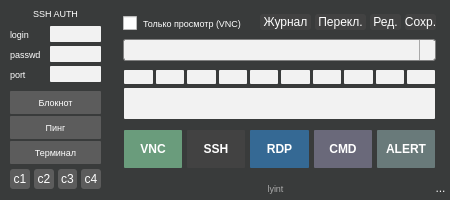
<?xml version="1.0" encoding="UTF-8"?>
<ui version="4.0">
 <class>MainWindow</class>
 <widget class="QMainWindow" name="MainWindow">
  <property name="enabled">
   <bool>true</bool>
  </property>
  <property name="geometry">
   <rect>
    <x>0</x>
    <y>0</y>
    <width>450</width>
    <height>200</height>
   </rect>
  </property>
  <property name="minimumSize">
   <size>
    <width>450</width>
    <height>200</height>
   </size>
  </property>
  <property name="maximumSize">
   <size>
    <width>450</width>
    <height>200</height>
   </size>
  </property>
  <property name="windowTitle">
   <string>Remotron</string>
  </property>
  <property name="styleSheet">
   <string notr="true">.QMainWindow {
   background-color: #393b3b;
   background-image: url(:/remotron/bg.jpg);
}

QToolTip { 
    background-color: #303030; 
    color: white; 
}</string>
  </property>
  <widget class="QWidget" name="centralwidget">
   <widget class="QFrame" name="frame">
    <property name="geometry">
     <rect>
      <x>110</x>
      <y>-2</y>
      <width>391</width>
      <height>231</height>
     </rect>
    </property>
    <property name="styleSheet">
     <string notr="true">* {border-radius: 1px;}
</string>
    </property>
    <property name="frameShape">
     <enum>QFrame::StyledPanel</enum>
    </property>
    <property name="frameShadow">
     <enum>QFrame::Raised</enum>
    </property>
    <widget class="QComboBox" name="comboBoxAdresses">
     <property name="geometry">
      <rect>
       <x>13</x>
       <y>41</y>
       <width>313</width>
       <height>22</height>
      </rect>
     </property>
     <property name="minimumSize">
      <size>
       <width>101</width>
       <height>0</height>
      </size>
     </property>
     <property name="cursor">
      <cursorShape>PointingHandCursor</cursorShape>
     </property>
     <property name="toolTip">
      <string>Сохраненные адреса</string>
     </property>
     <property name="styleSheet">
      <string notr="true">QComboBox {
    border: 1px solid gray;
    border-radius: 3px;
    padding: 1px 18px 1px 3px;
    min-width: 6em;
}

QComboBox:editable {
    background: #f2f2f2;
}

QComboBox:!editable, QComboBox::drop-down:editable {
    background-color: #f2f2f2;
	text-align: center;
	color: #000000;
}

QComboBox:!editable:on, QComboBox::drop-down:editable:on {
    background-color: #f2f2f2;
	color: #000000;
}

QComboBox:on { 
    padding-top: 3px;
    padding-left: 4px;
}

QComboBox::drop-down {
    subcontrol-origin: padding;
    subcontrol-position: top right;
    width: 15px;

    border-left-width: 1px;
    border-left-color: darkgray;
    border-left-style: solid;
    border-top-right-radius: 3px;
    border-bottom-right-radius: 3px;
}

QComboBox::down-arrow:on { 
    top: 1px;
    left: 1px;
}</string>
     </property>
     <property name="editable">
      <bool>false</bool>
     </property>
     <property name="currentText">
      <string/>
     </property>
     <property name="iconSize">
      <size>
       <width>16</width>
       <height>16</height>
      </size>
     </property>
    </widget>
    <widget class="QLineEdit" name="directInputLine">
     <property name="geometry">
      <rect>
       <x>14</x>
       <y>90</y>
       <width>311</width>
       <height>31</height>
      </rect>
     </property>
     <property name="font">
      <font>
       <family>Arial</family>
       <pointsize>14</pointsize>
       <weight>50</weight>
       <bold>false</bold>
      </font>
     </property>
     <property name="toolTip">
      <string>Введите ip адрес</string>
     </property>
     <property name="styleSheet">
      <string notr="true">*{background-color: #f2f2f2;}

QToolTip { 
    background-color: #303030; 
    color: white; 
}</string>
     </property>
     <property name="alignment">
      <set>Qt::AlignCenter</set>
     </property>
    </widget>
    <widget class="QWidget" name="horizontalLayoutWidget">
     <property name="geometry">
      <rect>
       <x>14</x>
       <y>132</y>
       <width>311</width>
       <height>41</height>
      </rect>
     </property>
     <layout class="QHBoxLayout" name="bottomButtonsLayout" stretch="0,0,0,0,0">
      <property name="spacing">
       <number>5</number>
      </property>
      <property name="sizeConstraint">
       <enum>QLayout::SetDefaultConstraint</enum>
      </property>
      <property name="bottomMargin">
       <number>3</number>
      </property>
      <item>
       <widget class="QPushButton" name="vncButton">
        <property name="minimumSize">
         <size>
          <width>0</width>
          <height>24</height>
         </size>
        </property>
        <property name="maximumSize">
         <size>
          <width>200</width>
          <height>123</height>
         </size>
        </property>
        <property name="baseSize">
         <size>
          <width>0</width>
          <height>0</height>
         </size>
        </property>
        <property name="font">
         <font>
          <weight>75</weight>
          <bold>true</bold>
         </font>
        </property>
        <property name="cursor">
         <cursorShape>PointingHandCursor</cursorShape>
        </property>
        <property name="styleSheet">
         <string notr="true">*{background-color: #6a9c7c; color: white; font-weight: 600;}
:pressed{background-color: none;}
:hover{color: #dedede;}</string>
        </property>
        <property name="text">
         <string>VNC</string>
        </property>
       </widget>
      </item>
      <item>
       <widget class="QPushButton" name="sshButton">
        <property name="minimumSize">
         <size>
          <width>0</width>
          <height>24</height>
         </size>
        </property>
        <property name="maximumSize">
         <size>
          <width>200</width>
          <height>123</height>
         </size>
        </property>
        <property name="font">
         <font>
          <weight>75</weight>
          <bold>true</bold>
         </font>
        </property>
        <property name="cursor">
         <cursorShape>PointingHandCursor</cursorShape>
        </property>
        <property name="styleSheet">
         <string notr="true">*{background-color: #424242; color: white; font-weight: 600;}
:pressed{background-color: none;}
:hover{color: #dedede;}</string>
        </property>
        <property name="text">
         <string>SSH</string>
        </property>
       </widget>
      </item>
      <item>
       <widget class="QPushButton" name="rdpButton">
        <property name="minimumSize">
         <size>
          <width>0</width>
          <height>24</height>
         </size>
        </property>
        <property name="maximumSize">
         <size>
          <width>200</width>
          <height>123</height>
         </size>
        </property>
        <property name="font">
         <font>
          <weight>75</weight>
          <bold>true</bold>
         </font>
        </property>
        <property name="cursor">
         <cursorShape>PointingHandCursor</cursorShape>
        </property>
        <property name="styleSheet">
         <string notr="true">*{background-color:#356994; color:white; font-weight: 600;}
:pressed{background-color: none;}
:hover{color: #dedede;}</string>
        </property>
        <property name="text">
         <string>RDP</string>
        </property>
       </widget>
      </item>
      <item>
       <widget class="QPushButton" name="customCommandButton">
        <property name="minimumSize">
         <size>
          <width>0</width>
          <height>24</height>
         </size>
        </property>
        <property name="maximumSize">
         <size>
          <width>200</width>
          <height>123</height>
         </size>
        </property>
        <property name="font">
         <font>
          <weight>75</weight>
          <bold>true</bold>
         </font>
        </property>
        <property name="cursor">
         <cursorShape>PointingHandCursor</cursorShape>
        </property>
        <property name="styleSheet">
         <string notr="true">*{background-color:#6a697a; color:white; font-weight: 600;}
:pressed{background-color: none;}
:hover{color: #dedede;}</string>
        </property>
        <property name="text">
         <string>CMD</string>
        </property>
       </widget>
      </item>
      <item>
       <widget class="QPushButton" name="adminAlertButton">
        <property name="minimumSize">
         <size>
          <width>0</width>
          <height>24</height>
         </size>
        </property>
        <property name="maximumSize">
         <size>
          <width>200</width>
          <height>123</height>
         </size>
        </property>
        <property name="font">
         <font>
          <weight>75</weight>
          <bold>true</bold>
         </font>
        </property>
        <property name="cursor">
         <cursorShape>PointingHandCursor</cursorShape>
        </property>
        <property name="styleSheet">
         <string notr="true">*{background-color:#697a7a; color:white; font-weight: 600;}
:pressed{background-color: none;}
:hover{color: #dedede;}</string>
        </property>
        <property name="text">
         <string>ALERT</string>
        </property>
       </widget>
      </item>
     </layout>
    </widget>
    <widget class="QWidget" name="horizontalLayoutWidget_3">
     <property name="geometry">
      <rect>
       <x>14</x>
       <y>69</y>
       <width>311</width>
       <height>20</height>
      </rect>
     </property>
     <property name="font">
      <font>
       <family>Arial</family>
      </font>
     </property>
     <property name="styleSheet">
      <string/>
     </property>
     <layout class="QHBoxLayout" name="quickSubnetChangeLayout">
      <property name="spacing">
       <number>3</number>
      </property>
      <property name="leftMargin">
       <number>0</number>
      </property>
      <property name="rightMargin">
       <number>0</number>
      </property>
      <item>
       <widget class="QPushButton" name="quickSubnetChange1">
        <property name="maximumSize">
         <size>
          <width>29</width>
          <height>14</height>
         </size>
        </property>
        <property name="font">
         <font>
          <family>Arial</family>
         </font>
        </property>
        <property name="styleSheet">
         <string notr="true">background-color: #f2f2f2;</string>
        </property>
        <property name="text">
         <string/>
        </property>
       </widget>
      </item>
      <item>
       <widget class="QPushButton" name="quickSubnetChange2">
        <property name="maximumSize">
         <size>
          <width>30</width>
          <height>14</height>
         </size>
        </property>
        <property name="font">
         <font>
          <family>Arial</family>
         </font>
        </property>
        <property name="styleSheet">
         <string notr="true">background-color: #f2f2f2;</string>
        </property>
        <property name="text">
         <string/>
        </property>
       </widget>
      </item>
      <item>
       <widget class="QPushButton" name="quickSubnetChange3">
        <property name="maximumSize">
         <size>
          <width>29</width>
          <height>14</height>
         </size>
        </property>
        <property name="font">
         <font>
          <family>Arial</family>
         </font>
        </property>
        <property name="styleSheet">
         <string notr="true">background-color: #f2f2f2;</string>
        </property>
        <property name="text">
         <string/>
        </property>
       </widget>
      </item>
      <item>
       <widget class="QPushButton" name="quickSubnetChange4">
        <property name="maximumSize">
         <size>
          <width>29</width>
          <height>14</height>
         </size>
        </property>
        <property name="font">
         <font>
          <family>Arial</family>
         </font>
        </property>
        <property name="styleSheet">
         <string notr="true">background-color: #f2f2f2;</string>
        </property>
        <property name="text">
         <string/>
        </property>
       </widget>
      </item>
      <item>
       <widget class="QPushButton" name="quickSubnetChange5">
        <property name="maximumSize">
         <size>
          <width>29</width>
          <height>14</height>
         </size>
        </property>
        <property name="font">
         <font>
          <family>Arial</family>
         </font>
        </property>
        <property name="styleSheet">
         <string notr="true">background-color: #f2f2f2;</string>
        </property>
        <property name="text">
         <string/>
        </property>
       </widget>
      </item>
      <item>
       <widget class="QPushButton" name="quickSubnetChange6">
        <property name="maximumSize">
         <size>
          <width>30</width>
          <height>14</height>
         </size>
        </property>
        <property name="font">
         <font>
          <family>Arial</family>
         </font>
        </property>
        <property name="styleSheet">
         <string notr="true">background-color: #f2f2f2;</string>
        </property>
        <property name="text">
         <string/>
        </property>
       </widget>
      </item>
      <item alignment="Qt::AlignVCenter">
       <widget class="QPushButton" name="quickSubnetChange7">
        <property name="maximumSize">
         <size>
          <width>29</width>
          <height>14</height>
         </size>
        </property>
        <property name="font">
         <font>
          <family>Arial</family>
         </font>
        </property>
        <property name="styleSheet">
         <string notr="true">background-color: #f2f2f2;</string>
        </property>
        <property name="text">
         <string/>
        </property>
       </widget>
      </item>
      <item>
       <widget class="QPushButton" name="quickSubnetChange8">
        <property name="maximumSize">
         <size>
          <width>29</width>
          <height>14</height>
         </size>
        </property>
        <property name="font">
         <font>
          <family>Arial</family>
         </font>
        </property>
        <property name="styleSheet">
         <string notr="true">background-color: #f2f2f2;</string>
        </property>
        <property name="text">
         <string/>
        </property>
       </widget>
      </item>
      <item>
       <widget class="QPushButton" name="quickSubnetChange9">
        <property name="maximumSize">
         <size>
          <width>29</width>
          <height>14</height>
         </size>
        </property>
        <property name="font">
         <font>
          <family>Arial</family>
         </font>
        </property>
        <property name="styleSheet">
         <string notr="true">background-color: #f2f2f2;</string>
        </property>
        <property name="text">
         <string/>
        </property>
       </widget>
      </item>
      <item>
       <widget class="QPushButton" name="quickSubnetChange10">
        <property name="maximumSize">
         <size>
          <width>29</width>
          <height>14</height>
         </size>
        </property>
        <property name="font">
         <font>
          <family>Arial</family>
         </font>
        </property>
        <property name="styleSheet">
         <string notr="true">background-color: #f2f2f2;</string>
        </property>
        <property name="text">
         <string/>
        </property>
       </widget>
      </item>
     </layout>
    </widget>
    <widget class="QCheckBox" name="checkboxViewOnly">
     <property name="geometry">
      <rect>
       <x>8</x>
       <y>17</y>
       <width>131</width>
       <height>16</height>
      </rect>
     </property>
     <property name="font">
      <font>
       <family>Arial</family>
       <pointsize>7</pointsize>
       <weight>50</weight>
       <bold>false</bold>
      </font>
     </property>
     <property name="styleSheet">
      <string notr="true">padding-left: 5px;
color: white;</string>
     </property>
     <property name="text">
      <string>Только просмотр (VNC)</string>
     </property>
    </widget>
    <widget class="QPushButton" name="editAdressesButton">
     <property name="geometry">
      <rect>
       <x>260</x>
       <y>16</y>
       <width>31</width>
       <height>16</height>
      </rect>
     </property>
     <property name="maximumSize">
      <size>
       <width>91</width>
       <height>23</height>
      </size>
     </property>
     <property name="font">
      <font>
       <family>Arial</family>
      </font>
     </property>
     <property name="cursor">
      <cursorShape>PointingHandCursor</cursorShape>
     </property>
     <property name="styleSheet">
      <string notr="true">*{
background-color: #424242;
border-radius: 3px;
color: white;
}
:pressed{background-color: none;}
:hover{color: #dedede;}</string>
     </property>
     <property name="text">
      <string>Ред.</string>
     </property>
    </widget>
    <widget class="QPushButton" name="bottomInfoButton">
     <property name="geometry">
      <rect>
       <x>10</x>
       <y>180</y>
       <width>311</width>
       <height>21</height>
      </rect>
     </property>
     <property name="font">
      <font>
       <family>Arial</family>
       <pointsize>7</pointsize>
       <weight>50</weight>
       <bold>false</bold>
      </font>
     </property>
     <property name="cursor">
      <cursorShape>PointingHandCursor</cursorShape>
     </property>
     <property name="styleSheet">
      <string notr="true">color: darkgray;</string>
     </property>
     <property name="text">
      <string>lyint</string>
     </property>
    </widget>
    <widget class="QToolButton" name="settingsButton">
     <property name="geometry">
      <rect>
       <x>320</x>
       <y>180</y>
       <width>21</width>
       <height>20</height>
      </rect>
     </property>
     <property name="font">
      <font>
       <family>Arial</family>
      </font>
     </property>
     <property name="cursor">
      <cursorShape>PointingHandCursor</cursorShape>
     </property>
     <property name="toolTip">
      <string>Изменить конфиг</string>
     </property>
     <property name="styleSheet">
      <string notr="true">color: #f2f2f2;</string>
     </property>
     <property name="text">
      <string>...</string>
     </property>
    </widget>
    <widget class="QPushButton" name="switchDatabaseButton">
     <property name="enabled">
      <bool>true</bool>
     </property>
     <property name="geometry">
      <rect>
       <x>205</x>
       <y>16</y>
       <width>51</width>
       <height>16</height>
      </rect>
     </property>
     <property name="maximumSize">
      <size>
       <width>51</width>
       <height>23</height>
      </size>
     </property>
     <property name="font">
      <font>
       <family>Arial</family>
      </font>
     </property>
     <property name="cursor">
      <cursorShape>PointingHandCursor</cursorShape>
     </property>
     <property name="styleSheet">
      <string notr="true">*{
background-color: #424242;
border-radius: 3px;
color: white;
}
:pressed{background-color: none;}
:hover{color: #dedede;}</string>
     </property>
     <property name="text">
      <string>Перекл.</string>
     </property>
    </widget>
    <widget class="QPushButton" name="recentButton">
     <property name="enabled">
      <bool>true</bool>
     </property>
     <property name="geometry">
      <rect>
       <x>150</x>
       <y>16</y>
       <width>51</width>
       <height>16</height>
      </rect>
     </property>
     <property name="maximumSize">
      <size>
       <width>51</width>
       <height>23</height>
      </size>
     </property>
     <property name="font">
      <font>
       <family>Arial</family>
       <weight>50</weight>
       <bold>false</bold>
       <strikeout>false</strikeout>
      </font>
     </property>
     <property name="cursor">
      <cursorShape>PointingHandCursor</cursorShape>
     </property>
     <property name="styleSheet">
      <string notr="true">*{
background-color: #424242;
border-radius: 3px;
color: white;
}
:pressed{background-color: none;}
:hover{color: #dedede;}</string>
     </property>
     <property name="text">
      <string>Журнал</string>
     </property>
    </widget>
    <widget class="QPushButton" name="saveAdressesButton">
     <property name="geometry">
      <rect>
       <x>295</x>
       <y>16</y>
       <width>31</width>
       <height>16</height>
      </rect>
     </property>
     <property name="maximumSize">
      <size>
       <width>95</width>
       <height>23</height>
      </size>
     </property>
     <property name="font">
      <font>
       <family>Arial</family>
      </font>
     </property>
     <property name="cursor">
      <cursorShape>PointingHandCursor</cursorShape>
     </property>
     <property name="styleSheet">
      <string notr="true">*{
background-color: #424242;
border-radius: 3px;
color: white;
}
:pressed{background-color: none;}
:hover{color: #dedede;}</string>
     </property>
     <property name="text">
      <string>Сохр.</string>
     </property>
    </widget>
   </widget>
   <widget class="QWidget" name="verticalLayoutWidget">
    <property name="geometry">
     <rect>
      <x>0</x>
      <y>90</y>
      <width>111</width>
      <height>101</height>
     </rect>
    </property>
    <layout class="QVBoxLayout" name="hotToolsLayout">
     <property name="spacing">
      <number>1</number>
     </property>
     <property name="sizeConstraint">
      <enum>QLayout::SetMinimumSize</enum>
     </property>
     <property name="leftMargin">
      <number>10</number>
     </property>
     <property name="rightMargin">
      <number>10</number>
     </property>
     <item>
      <widget class="QPushButton" name="notepadButton">
       <property name="maximumSize">
        <size>
         <width>100</width>
         <height>23</height>
        </size>
       </property>
       <property name="font">
        <font>
         <family>Arial</family>
         <pointsize>7</pointsize>
        </font>
       </property>
       <property name="cursor">
        <cursorShape>PointingHandCursor</cursorShape>
       </property>
       <property name="styleSheet">
        <string notr="true">*{background-color: #5c5c5c; border-radius: 1px;padding: 5px; color: white;}
:pressed{background-color: none;}
:hover{color: #dedede;}</string>
       </property>
       <property name="text">
        <string>Блокнот</string>
       </property>
      </widget>
     </item>
     <item>
      <widget class="QPushButton" name="pingButton">
       <property name="maximumSize">
        <size>
         <width>100</width>
         <height>23</height>
        </size>
       </property>
       <property name="font">
        <font>
         <family>Arial</family>
         <pointsize>7</pointsize>
        </font>
       </property>
       <property name="cursor">
        <cursorShape>PointingHandCursor</cursorShape>
       </property>
       <property name="styleSheet">
        <string notr="true">*{background-color: #5c5c5c; border-radius: 1px;padding: 5px; color: white;}
:pressed{background-color: none;}
:hover{color: #dedede;}</string>
       </property>
       <property name="text">
        <string>Пинг</string>
       </property>
      </widget>
     </item>
     <item>
      <widget class="QPushButton" name="terminalButton">
       <property name="maximumSize">
        <size>
         <width>100</width>
         <height>23</height>
        </size>
       </property>
       <property name="font">
        <font>
         <family>Arial</family>
         <pointsize>7</pointsize>
        </font>
       </property>
       <property name="cursor">
        <cursorShape>PointingHandCursor</cursorShape>
       </property>
       <property name="styleSheet">
        <string notr="true">*{background-color: #5c5c5c; border-radius: 1px;padding: 5px; color: white;}
:pressed{background-color: none;}
:hover{color: #dedede;}</string>
       </property>
       <property name="text">
        <string>Терминал</string>
       </property>
      </widget>
     </item>
     <item>
      <layout class="QHBoxLayout" name="horizontalLayout">
       <property name="spacing">
        <number>4</number>
       </property>
       <property name="topMargin">
        <number>3</number>
       </property>
       <item>
        <widget class="QPushButton" name="customUserCommand1">
         <property name="maximumSize">
          <size>
           <width>95</width>
           <height>20</height>
          </size>
         </property>
         <property name="font">
          <font>
           <family>Arial</family>
          </font>
         </property>
         <property name="cursor">
          <cursorShape>PointingHandCursor</cursorShape>
         </property>
         <property name="styleSheet">
          <string notr="true">*{
background-color: #5c5c5c;
border-radius: 3px;
color: white;
}
:pressed{background-color: none;}
:hover{color: #dedede;}</string>
         </property>
         <property name="text">
          <string>c1</string>
         </property>
        </widget>
       </item>
       <item>
        <widget class="QPushButton" name="customUserCommand2">
         <property name="maximumSize">
          <size>
           <width>95</width>
           <height>20</height>
          </size>
         </property>
         <property name="font">
          <font>
           <family>Arial</family>
          </font>
         </property>
         <property name="cursor">
          <cursorShape>PointingHandCursor</cursorShape>
         </property>
         <property name="styleSheet">
          <string notr="true">*{
background-color: #5c5c5c;
border-radius: 3px;
color: white;
}
:pressed{background-color: none;}
:hover{color: #dedede;}</string>
         </property>
         <property name="text">
          <string>c2</string>
         </property>
        </widget>
       </item>
       <item>
        <widget class="QPushButton" name="customUserCommand3">
         <property name="maximumSize">
          <size>
           <width>95</width>
           <height>20</height>
          </size>
         </property>
         <property name="font">
          <font>
           <family>Arial</family>
          </font>
         </property>
         <property name="cursor">
          <cursorShape>PointingHandCursor</cursorShape>
         </property>
         <property name="styleSheet">
          <string notr="true">*{
background-color: #5c5c5c;
border-radius: 3px;
color: white;
}
:pressed{background-color: none;}
:hover{color: #dedede;}</string>
         </property>
         <property name="text">
          <string>c3</string>
         </property>
        </widget>
       </item>
       <item>
        <widget class="QPushButton" name="customUserCommand4">
         <property name="maximumSize">
          <size>
           <width>95</width>
           <height>20</height>
          </size>
         </property>
         <property name="font">
          <font>
           <family>Arial</family>
          </font>
         </property>
         <property name="cursor">
          <cursorShape>PointingHandCursor</cursorShape>
         </property>
         <property name="styleSheet">
          <string notr="true">*{
background-color: #5c5c5c;
border-radius: 3px;
color: white;
}
:pressed{background-color: none;}
:hover{color: #dedede;}</string>
         </property>
         <property name="text">
          <string>c4</string>
         </property>
        </widget>
       </item>
      </layout>
     </item>
    </layout>
   </widget>
   <widget class="QLabel" name="sshAuthTitleLabel">
    <property name="geometry">
     <rect>
      <x>0</x>
      <y>3</y>
      <width>111</width>
      <height>20</height>
     </rect>
    </property>
    <property name="font">
     <font>
      <family>Arial</family>
      <pointsize>7</pointsize>
     </font>
    </property>
    <property name="toolTip">
     <string>&lt;html&gt;&lt;head/&gt;&lt;body&gt;&lt;p style=&quot;color: black;&quot;&gt;Введите данные для подключения через SSH&lt;/p&gt;&lt;/body&gt;&lt;/html&gt;</string>
    </property>
    <property name="styleSheet">
     <string notr="true">color: white;</string>
    </property>
    <property name="text">
     <string>SSH AUTH</string>
    </property>
    <property name="alignment">
     <set>Qt::AlignCenter</set>
    </property>
   </widget>
   <widget class="QLabel" name="sshAuthPasswordLabel">
    <property name="geometry">
     <rect>
      <x>10</x>
      <y>46</y>
      <width>31</width>
      <height>16</height>
     </rect>
    </property>
    <property name="font">
     <font>
      <family>Arial</family>
      <pointsize>7</pointsize>
     </font>
    </property>
    <property name="styleSheet">
     <string notr="true">color: white;</string>
    </property>
    <property name="text">
     <string>passwd</string>
    </property>
    <property name="alignment">
     <set>Qt::AlignLeading|Qt::AlignLeft|Qt::AlignVCenter</set>
    </property>
   </widget>
   <widget class="QLineEdit" name="sshAuthPasswordInput">
    <property name="geometry">
     <rect>
      <x>50</x>
      <y>46</y>
      <width>51</width>
      <height>16</height>
     </rect>
    </property>
    <property name="font">
     <font>
      <family>Arial</family>
     </font>
    </property>
    <property name="focusPolicy">
     <enum>Qt::StrongFocus</enum>
    </property>
    <property name="styleSheet">
     <string notr="true">border-radius: 1px; padding-left: 5px;
background-color: #f2f2f2;</string>
    </property>
    <property name="inputMethodHints">
     <set>Qt::ImhHiddenText|Qt::ImhNoAutoUppercase|Qt::ImhNoPredictiveText|Qt::ImhSensitiveData</set>
    </property>
    <property name="echoMode">
     <enum>QLineEdit::Password</enum>
    </property>
    <property name="alignment">
     <set>Qt::AlignCenter</set>
    </property>
   </widget>
   <widget class="QLabel" name="sshAuthLoginLabel">
    <property name="geometry">
     <rect>
      <x>10</x>
      <y>26</y>
      <width>31</width>
      <height>16</height>
     </rect>
    </property>
    <property name="font">
     <font>
      <family>Arial</family>
      <pointsize>7</pointsize>
     </font>
    </property>
    <property name="styleSheet">
     <string notr="true">color: white;</string>
    </property>
    <property name="text">
     <string>login</string>
    </property>
    <property name="alignment">
     <set>Qt::AlignLeading|Qt::AlignLeft|Qt::AlignVCenter</set>
    </property>
   </widget>
   <widget class="QLabel" name="sshAuthPortLabel">
    <property name="geometry">
     <rect>
      <x>10</x>
      <y>66</y>
      <width>31</width>
      <height>16</height>
     </rect>
    </property>
    <property name="font">
     <font>
      <family>Arial</family>
      <pointsize>7</pointsize>
     </font>
    </property>
    <property name="styleSheet">
     <string notr="true">color: white;</string>
    </property>
    <property name="text">
     <string>port</string>
    </property>
    <property name="alignment">
     <set>Qt::AlignLeading|Qt::AlignLeft|Qt::AlignVCenter</set>
    </property>
   </widget>
   <widget class="QLineEdit" name="sshAuthPortInput">
    <property name="geometry">
     <rect>
      <x>50</x>
      <y>66</y>
      <width>51</width>
      <height>16</height>
     </rect>
    </property>
    <property name="font">
     <font>
      <family>Arial</family>
     </font>
    </property>
    <property name="focusPolicy">
     <enum>Qt::StrongFocus</enum>
    </property>
    <property name="styleSheet">
     <string notr="true">border-radius: 1px; padding-left: 5px;
background-color: #f2f2f2;</string>
    </property>
    <property name="alignment">
     <set>Qt::AlignCenter</set>
    </property>
   </widget>
   <widget class="QLineEdit" name="sshAuthLoginInput">
    <property name="geometry">
     <rect>
      <x>50</x>
      <y>26</y>
      <width>51</width>
      <height>16</height>
     </rect>
    </property>
    <property name="font">
     <font>
      <family>Arial</family>
     </font>
    </property>
    <property name="focusPolicy">
     <enum>Qt::StrongFocus</enum>
    </property>
    <property name="styleSheet">
     <string notr="true">border-radius: 1px; padding-left: 5px;
background-color: #f2f2f2;</string>
    </property>
    <property name="alignment">
     <set>Qt::AlignCenter</set>
    </property>
   </widget>
  </widget>
 </widget>
 <resources>
  <include location="resource.qrc"/>
 </resources>
 <connections/>
</ui>
